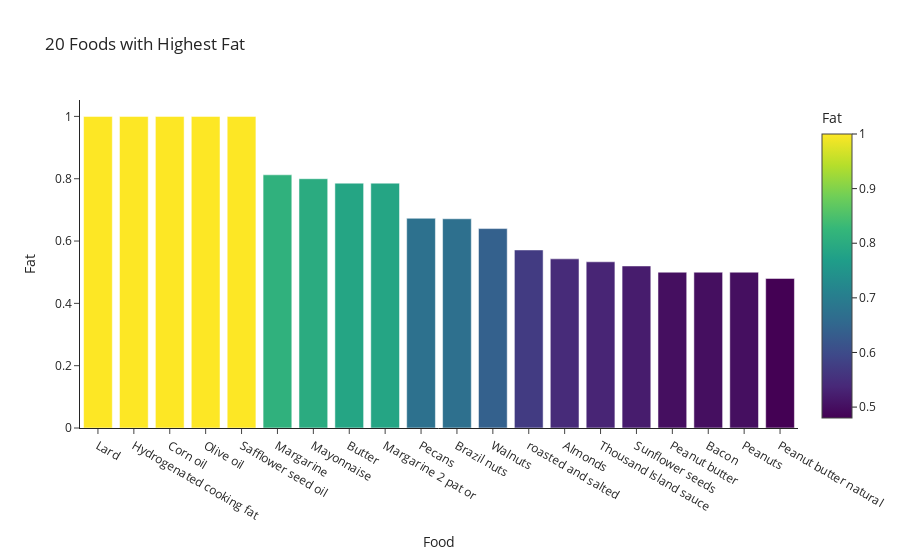

Source (notebook cell):
### Markdown cell above
Now for Fat:

### Code cell
fat = nutrition.sort_values(by='Fat', ascending= False)
top_20_fat = fat.head(20)
fig = px.bar(top_20_fat, x='Food', y='Fat', color='Fat', title=' 20 Foods with Highest Fat', template = 'simple_white')
fig.show()

### Figure 1 — Plotly figure (JSON) as saved in the notebook; plotly's stock layout.template omitted (floating-point values rounded to 4 significant figures)
{"data": [{"alignmentgroup": "True", "hovertemplate": "Food=%{x}<br>Fat=%{marker.color}<extra></extra>", "legendgroup": "", "marker": {"color": [1, 1, 1, 1, 1, 0.8125, 0.8, 0.7857, 0.7857, 0.6731, 0.6714, 0.64, 0.5714, 0.5429, 0.5333, 0.52, 0.5, 0.5, 0.5, 0.48], "coloraxis": "coloraxis", "pattern": {"shape": ""}}, "name": "", "offsetgroup": "", "orientation": "v", "showlegend": false, "textposition": "auto", "type": "bar", "x": ["Lard", "Hydrogenated cooking fat", "Corn oil", "Olive oil", "Safflower seed oil", "Margarine", "Mayonnaise", "Butter", "Margarine 2 pat or", "Pecans", "Brazil nuts", "Walnuts", "roasted and salted", "Almonds", "Thousand Island sauce", "Sunflower seeds", "Peanut butter", "Bacon", "Peanuts", "Peanut butter natural"], "xaxis": "x", "y": [1, 1, 1, 1, 1, 0.8125, 0.8, 0.7857, 0.7857, 0.6731, 0.6714, 0.64, 0.5714, 0.5429, 0.5333, 0.52, 0.5, 0.5, 0.5, 0.48], "yaxis": "y"}], "layout": {"autosize": true, "barmode": "relative", "coloraxis": {"colorbar": {"title": {"text": "Fat"}}, "colorscale": [[0, "#440154"], [0.1111, "#482878"], [0.2222, "#3e4989"], [0.3333, "#31688e"], [0.4444, "#26828e"], [0.5556, "#1f9e89"], [0.6667, "#35b779"], [0.7778, "#6ece58"], [0.8889, "#b5de2b"], [1, "#fde725"]]}, "legend": {"tracegroupgap": 0}, "title": {"text": " 20 Foods with Highest Fat"}, "xaxis": {"anchor": "y", "autorange": true, "domain": [0, 1], "range": [-0.5, 19.5], "title": {"text": "Food"}, "type": "category"}, "yaxis": {"anchor": "x", "autorange": true, "domain": [0, 1], "range": [0, 1.053], "title": {"text": "Fat"}, "type": "linear"}}}
